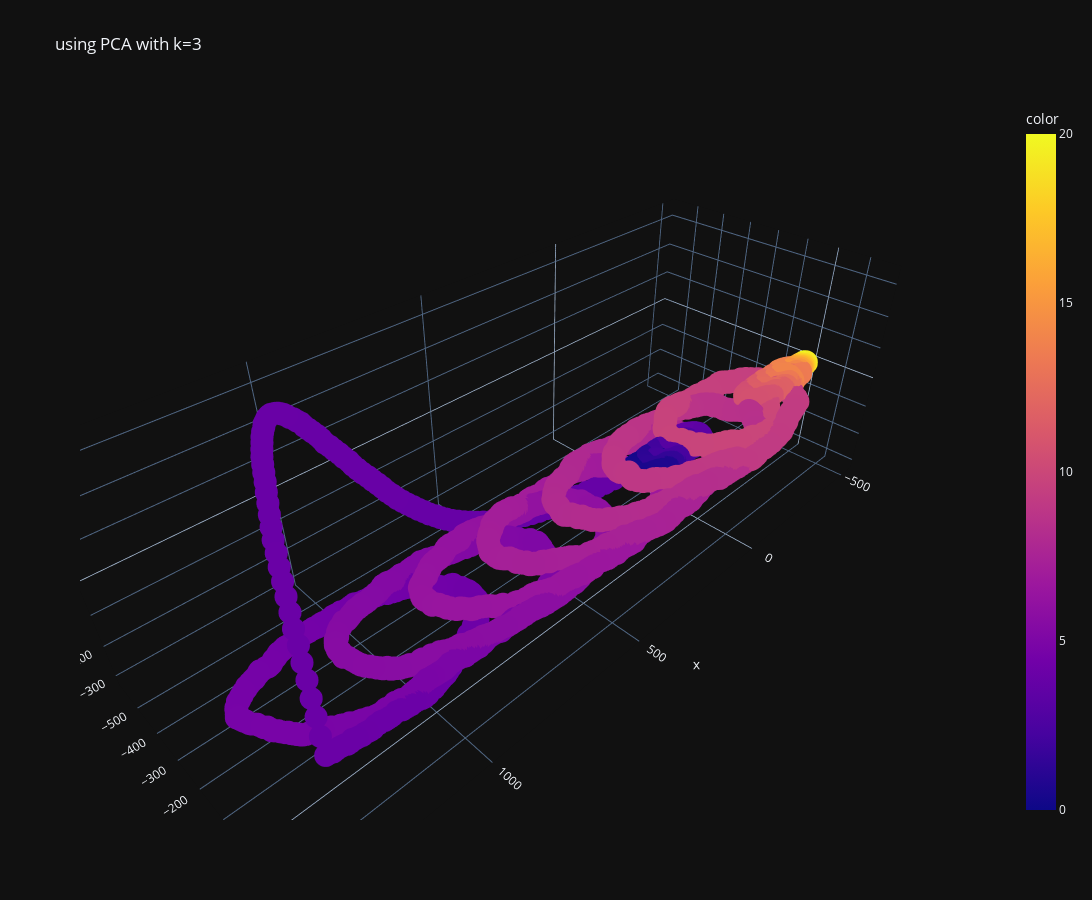

Write notebook code for a chart like this one.
### Code cell
fig = px.scatter_3d(
    x=pca_te[:, 0], y=pca_te[:, 1], z=pca_te[:, 2],

    color=np.linspace(0, 20, len(pca_te)), 

    width=1400, height=900, 

    title="using PCA with k=3"
).update_layout(
    template="plotly_dark",
    
)

fig.show()

### Figure 1 — Plotly figure (JSON) as saved in the notebook; plotly's stock layout.template omitted (floating-point values rounded to 4 significant figures; data arrays with more than 128 entries replaced by an {"elided": "..."} marker saying what was removed)
{"data": [{"hovertemplate": "x=%{x}<br>y=%{y}<br>z=%{z}<br>color=%{marker.color}<extra></extra>", "legendgroup": "", "marker": {"color": {"elided": "9901 float values"}, "coloraxis": "coloraxis", "symbol": "circle"}, "mode": "markers", "name": "", "scene": "scene", "showlegend": false, "type": "scatter3d", "x": {"elided": "9901 float values"}, "y": {"elided": "9901 float values"}, "z": {"elided": "9901 float values"}}], "layout": {"coloraxis": {"colorbar": {"title": {"text": "color"}}, "colorscale": [[0, "#0d0887"], [0.1111, "#46039f"], [0.2222, "#7201a8"], [0.3333, "#9c179e"], [0.4444, "#bd3786"], [0.5556, "#d8576b"], [0.6667, "#ed7953"], [0.7778, "#fb9f3a"], [0.8889, "#fdca26"], [1, "#f0f921"]]}, "height": 900, "legend": {"tracegroupgap": 0}, "scene": {"domain": {"x": [0, 1], "y": [0, 1]}, "xaxis": {"title": {"text": "x"}}, "yaxis": {"title": {"text": "y"}}, "zaxis": {"title": {"text": "z"}}}, "title": {"text": "using PCA with k=3"}, "width": 1400}}
